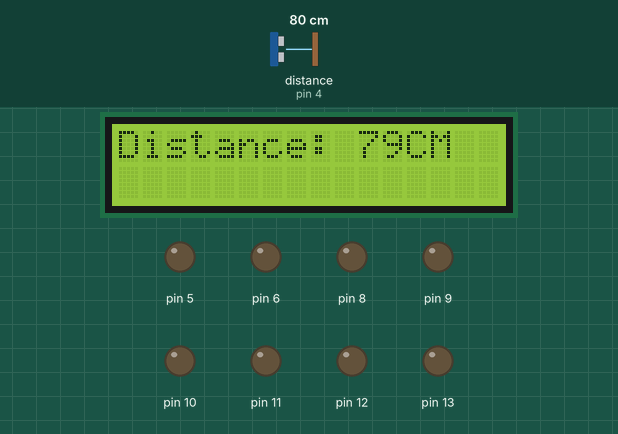
Recording of a sketch running on a simulated Arduino Uno, built with avr-gcc and run on an emulated ATmega328P. On the bench: 16×2 character LCD, output pins drawn as LEDs (lit = HIGH). Wiring (inferred from the names in the program): ultrasonic range finder: trigger pin 3; echo pin 4. Inputs (shaded band) come from the test bench; at power-on: distance to the obstacle (sensor on pin 4) 80 cm. The echo pulse lasts 58.3 µs per cm; pins used as bus, display or sensor lines are not drawn; what the sketch prints to the serial monitor is not drawn.

Above: at 1.4 s.
1.5 s: distance to the obstacle (sensor on pin 4) set to 2 cm
At 3.8 s:
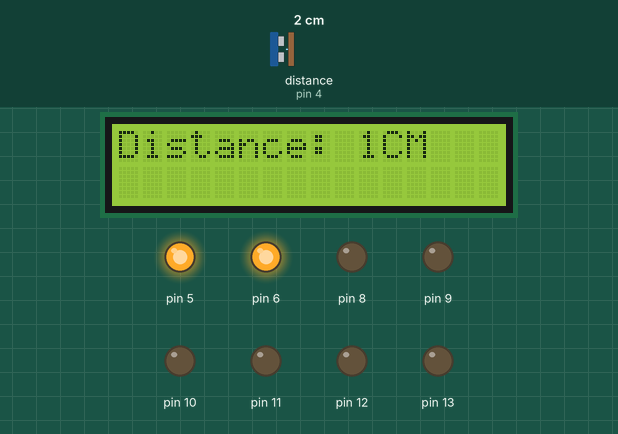
4.4 s: distance to the obstacle (sensor on pin 4) set to 4 cm
At 5.6 s:
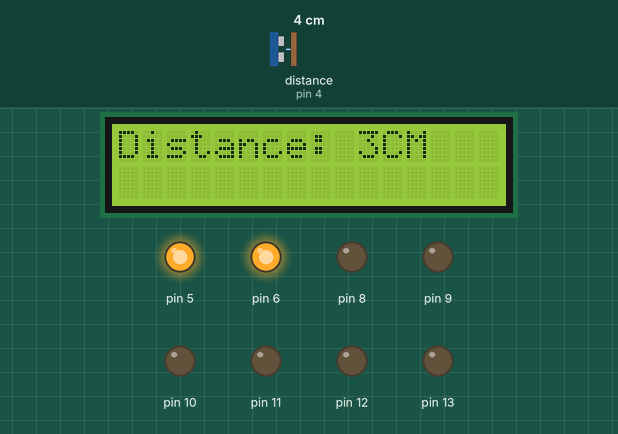
5.9 s: distance to the obstacle (sensor on pin 4) set to 9 cm
At 6.4 s:
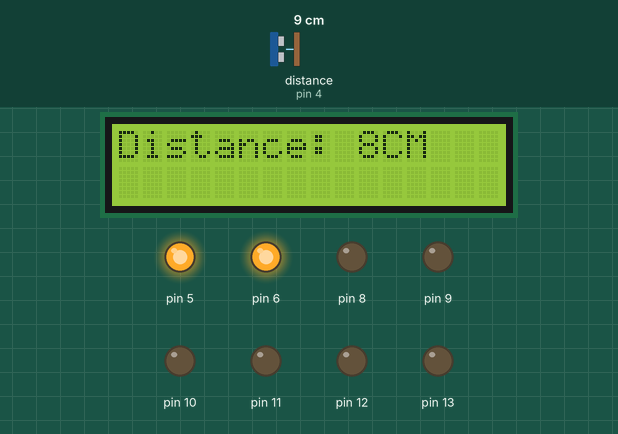
Timing chart, 0 to 8.9 s (numbered marks = the images above; inputs shaded):
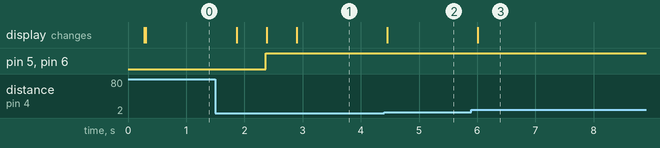

The sketch:

Distance_sensor.ino
```cpp
#include <Wire.h>

#include <LiquidCrystal_I2C.h>

// Set the LCD address.

//if you don't know what is your lcd address.

//just upload lcd I2C address Finder code and check the serial moniter.

LiquidCrystal_I2C lcd(0x27, 16, 2);

const int trig = 3;

const int echo = 4;

int duration = 0;

int distance = 0;

int i;

void setup()

{

  //ultrasonic sensor

  pinMode(trig , OUTPUT);

  pinMode(echo , INPUT);

  //LEDS

  for (i = 5; i <= 13; i++) {

    pinMode(i, OUTPUT);

  }

  //LCD display

  lcd.begin();
  delay(100);

  lcd.backlight();
  delay(100);
  lcd.setCursor(0, 0);
  lcd.print("Initializare...");

  Serial.begin(9600);

}

void loop()

{

  digitalWrite(trig , HIGH);

  delayMicroseconds(1000);

  digitalWrite(trig , LOW);


  duration = pulseIn(echo , HIGH);

  distance = (duration / 2) / 29.1 ;


  Serial.println(distance);


  lcd.clear();

  lcd.setCursor(0,0);

  lcd.print("Distance: ");

  lcd.print(distance);

  lcd.print("CM");

  delay(500);


  // ROSU

  if (distance >= 18 && distance < 25) {
    digitalWrite(5, HIGH);
    digitalWrite(6, LOW);
    digitalWrite(7, LOW);
  } else {
    digitalWrite(5, LOW);
  }

  if (distance >= 10 && distance < 18) {
    digitalWrite(5, HIGH);
    digitalWrite(6, HIGH);
    digitalWrite(7, LOW);

    } else {
      digitalWrite(5, LOW);
      digitalWrite(6, LOW);
      digitalWrite(7, HIGH);
  }

    if (distance >= 1 && distance < 10) {
    digitalWrite(5, HIGH);
    digitalWrite(6, HIGH);
    digitalWrite(7, HIGH);
  } else {
    digitalWrite(7, LOW);
    digitalWrite(5, LOW);
    digitalWrite(6, LOW);
  }

  // GALBEN


  // if (distance >= 21 && distance < 30) {
  //   digitalWrite(8, HIGH);
  //   digitalWrite(7, LOW);
  //   digitalWrite(6, LOW);
  //   digitalWrite(5, LOW);
  // } else {
  //   digitalWrite(8, LOW);
  // }

  // if (distance >= 24 && distance < 30) {
  //   digitalWrite(9, HIGH);
  //   digitalWrite(8, HIGH);
  //   digitalWrite(7, LOW);
  //   digitalWrite(6, LOW);
  //   digitalWrite(5, LOW);
  // } else {
  //   digitalWrite(9, LOW);
  // }

  // if (distance >= 27 && distance < 30) {
  //   digitalWrite(10, HIGH);
  //   digitalWrite(9, HIGH);
  //   digitalWrite(8, HIGH);
  //   digitalWrite(7, LOW);
  //   digitalWrite(6, LOW);
  //   digitalWrite(5, LOW);
  // } else {
  //   digitalWrite(10, LOW);
  // }

  // // VERDE


  // if (distance >= 30) {
  //   digitalWrite(11, HIGH);
  //   digitalWrite(10, LOW);
  //   digitalWrite(9, LOW);
  //   digitalWrite(8, LOW);
  //   digitalWrite(7, LOW);
  //   digitalWrite(6, LOW);
  //   digitalWrite(5, LOW);

  // } else {
  //   digitalWrite(11, LOW);
  // }

  // if (distance >= 33) {
  //   digitalWrite(12, HIGH);
  //   digitalWrite(10, LOW);
  //   digitalWrite(9, LOW);
  //   digitalWrite(8, LOW);
  //   digitalWrite(7, LOW);
  //   digitalWrite(6, LOW);
  //   digitalWrite(5, LOW);
  // } else {
  //   digitalWrite(12, LOW);
  // }

  // if (distance >= 36) {
  //   digitalWrite(13, HIGH);
  //   digitalWrite(10, LOW);
  //   digitalWrite(9, LOW);
  //   digitalWrite(8, LOW);
  //   digitalWrite(7, LOW);
  //   digitalWrite(6, LOW);
  //   digitalWrite(5, LOW);
  // } else {
  //   digitalWrite(13, LOW);
  // }

  //   if (distance >= 10) { digitalWrite(13, HIGH); } else { digitalWrite(13, LOW); }
  // if (distance >= 13) { digitalWrite(12, HIGH); } else { digitalWrite(12, LOW); }
  // if (distance >= 15) { digitalWrite(11, HIGH); } else { digitalWrite(11, LOW); }
  // if (distance >= 18) { digitalWrite(10, HIGH); } else { digitalWrite(10, LOW); }
  // if (distance >= 21) { digitalWrite(9, HIGH); } else { digitalWrite(9, LOW); }
  // if (distance >= 24) { digitalWrite(8, HIGH); } else { digitalWrite(8, LOW); }
  // if (distance >= 27) { digitalWrite(7, HIGH); } else { digitalWrite(7, LOW); }
  // if (distance >= 30) { digitalWrite(6, HIGH); } else { digitalWrite(6, LOW); }
  // if (distance >= 33) { digitalWrite(5, HIGH); } else { digitalWrite(5, LOW); }
  // if (distance >= 36) { digitalWrite(4, HIGH); } else { digitalWrite(4, LOW); }

}
```

Measured:
- after the input at 1.5 s, pin 5, pin 6: LOW → HIGH after 0.87 s; the display: changes after 0.37 s (image 1)
- after the input at 4.4 s, the display: changes after 0.05 s (image 2)
- after the input at 5.9 s, the display: changes after 0.11 s (image 3)
